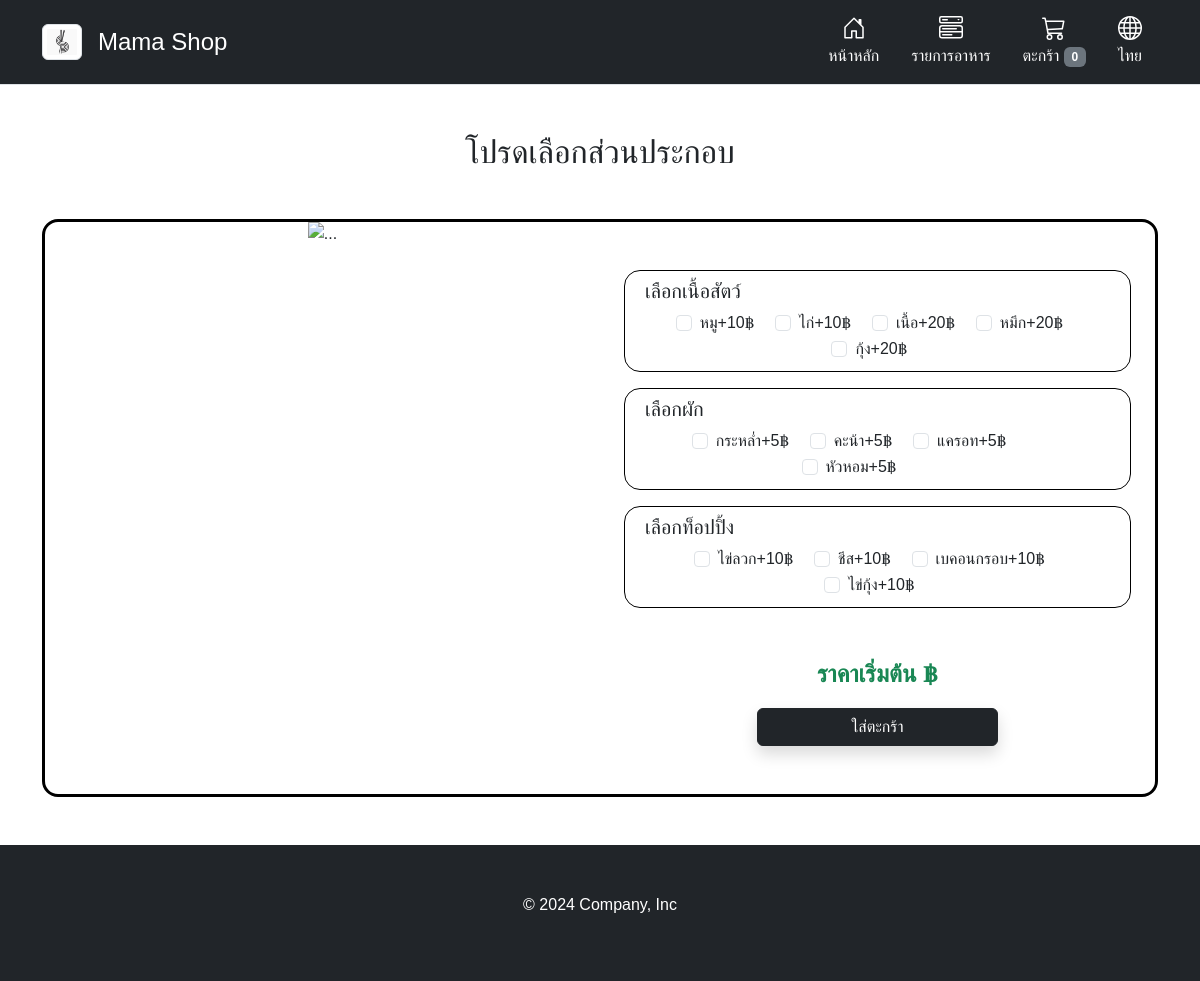
The page /001.php on the database its author committed.
### tables this page shows
CREATE TABLE `ingredients` (
  `id` int(11) NOT NULL,
  `name` varchar(255) NOT NULL,
  `name_en` varchar(255) NOT NULL,
  `quantity` int(11) NOT NULL DEFAULT 0,
  `price` decimal(10,0) NOT NULL,
  `type` varchar(255) NOT NULL
);

### 001.php (the view, shortened to what this page needs)
<?php
include 'config.php';
$query_product = mysqli_query($conn, "SELECT * from products where id='{$_GET['id']}'");
$query_meat = mysqli_query($conn, "SELECT * from ingredients where type='meat';");
$query_vegetable = mysqli_query($conn, "SELECT * from ingredients where type='vegetable';");
$query_topping = mysqli_query($conn, "SELECT * from ingredients where type='topping';");
$result = mysqli_fetch_assoc($query_product);
?>
<!DOCTYPE html>
<html>
<head>
    <link rel="stylesheet" href="css/bootstrap.min.css">
    <link rel="stylesheet" href="css/font.css">
</head>
<body>
    <?php include 'navbar.php'; ?>
    <div class="container">
        <div class="container text-center">
            <h2 class="text-center m-5"><?php if ($_SESSION['lang'] == 'th') {
                                            echo "โปรดเลือกส่วนประกอบ";
                                        } else if ($_SESSION['lang'] == 'en') {
                                            echo "Please Choose Ingredients";
                                        } ?></h2>
            <div class="row" style="border: 3px solid black; border-radius: 1em;">
                <div class="col">
                    <div class="container">
                        <?php if (!empty($result['profile_image'])) : ?>
                            <img src="<?php echo $base_url; ?>/img/<?php echo $result['profile_image']; ?>" class="img-fluid" alt="..." style="width:auto; height: 500px; margin: 20px auto 1em auto;">
                        <?php else : ?>
                            <img src="https://st3.depositphotos.com/23594922/31822/v/450/depositphotos_318221368-stock-illustration-missing-picture-page-for-website.jpg" class="card-img-top" alt="..." style="width:auto; height: 500px; margin: 0 auto 1em auto;">
                        <?php endif; ?>
                    </div>
                </div>
                <div class="col">
                    <form action="cart-add.php" method="post" autocomplete="off">
                        <div class="container">
                                <div class="container mt-5">
                                    <div class="row p-2" style="border: 1px solid black; border-radius: 1em;">
                                        <div class="col-12">
                                            <h5 class="text-start"><?php if($_SESSION['lang']=='th'){echo "เลือกเนื้อสัตว์";}else{echo "Select Meat";}?></h5>
                                            <?php while($meat=mysqli_fetch_assoc($query_meat)): ?>
                                                <?php if($meat['quantity']>0): ?>
                                                    <div class="form-check form-check-inline">
                                                        <input class="form-check-input" type="checkbox" name="add[]" value="<?php if($_SESSION['lang']=='th'){echo $meat['name'];}else{echo $meat['name_en'];}?>">
                                                        <label class="form-check-label" for="inlineCheckbox1"><?php if($_SESSION['lang']=='th'){echo $meat['name'];}else{echo $meat['name_en'];}?><?php echo '+'.$meat['price'].'฿';?></label>
                                                    </div>
                                                <?php endif; ?>
                                            <?php endwhile; ?>
                                        </div>
                                    </div>
                                    <div class="row mt-3 p-2" style="border: 1px solid black; border-radius: 1em;">
                                        <div class="col-11">
                                            <h5 class="text-start"><?php if($_SESSION['lang']=='th'){echo "เลือกผัก";}else{echo "Select Vegetable";}?></h5>
                                            <?php while($vegetable=mysqli_fetch_assoc($query_vegetable)): ?>
                                                <?php if($vegetable['quantity']>0): ?>
                                                    <div class="form-check form-check-inline">
                                                        <input class="form-check-input" type="checkbox" name="add[]" value="<?php if($_SESSION['lang']=='th'){echo $vegetable['name'];}else{echo $vegetable['name_en'];}?>">
                                                        <label class="form-check-label" for="inlineCheckbox1"><?php if($_SESSION['lang']=='th'){echo $vegetable['name'];}else{echo $vegetable['name_en'];}?><?php echo '+'.$vegetable['price'].'฿';?></label>
                                                    </div>
                                            <?php endif; ?>
                                            <?php endwhile; ?>
                                        </div>
                                    </div>
                                    <div class="row mt-3 p-2" style="border: 1px solid black; border-radius: 1em;">
                                        <div class="col-12">
                                            <h5 class="text-start"><?php if($_SESSION['lang']=='th'){echo "เลือกท็อปปิ้ง";}else{echo "Select Topping";}?></h5>
                                            <?php while($topping=mysqli_fetch_assoc($query_topping)): ?>
                                                <?php if($topping['quantity']>0): ?>
                                                    <div class="form-check form-check-inline">
                                                        <input class="form-check-input" type="checkbox" name="add[]" value="<?php if($_SESSION['lang']=='th'){echo $topping['name'];}else{echo $topping['name_en'];}?>">
                                                        <label class="form-check-label" for="inlineCheckbox1"><?php if($_SESSION['lang']=='th'){echo $topping['name'];}else{echo $topping['name_en'];}?><?php echo '+'.$topping['price'].'฿';?></label>
                                                    </div>
                                            <?php endif; ?>
                                            <?php endwhile; ?>
                                        </div>
                                    </div>
                                    <p class="text-center fs-4 fw-semibold mt-5 text-success"><?php if($_SESSION['lang']=='th'){echo "ราคาเริ่มต้น";}else{echo "Starting Price";}?> <?php echo $result['price']; ?> ฿</p>
                                    <div class="d-grid gap-2 col-6 mx-auto mb-5">
                                        <button class="btn btn-dark shadow" type="submit" onclick="location.href='cart-add.php?id=<?php echo $result['id']; ?>';" name="submit"><?php if ($_SESSION['lang'] == 'th') {
                                                                                                                                                                                            echo "ใส่ตะกร้า";
                                                                                                                                                                                        } else {
                                                                                                                                                                                            echo "Add To Cart";
                                                                                                                                                                                        } ?></button>
                                    </div>
                                </div>
                        </div>
                </div>
            </div>
        </div>
    </div>
</body>
<?php include 'footer.php'; ?>
</html>

### navbar.php (style rules this page uses)
.row, .carousel-caption { animation: transitionIn 0.75s; }

### rows shown on the page
ingredients: name "หมู", price "10"
ingredients: name "ไก่", price "10"
ingredients: name "เนื้อ", price "20"
ingredients: name "หมึก", price "20"
ingredients: name "กุ้ง", price "20"
ingredients: name "กระหล่ำ", price "5"
ingredients: name "คะน้า", price "5"
ingredients: name "แครอท", price "5"
ingredients: name "หัวหอม", price "5"
ingredients: name "ไข่ลวก", price "10"
ingredients: name "ชีส", price "10"
ingredients: name "เบคอนกรอบ", price "10"
ingredients: name "ไข่กุ้ง", price "10"
